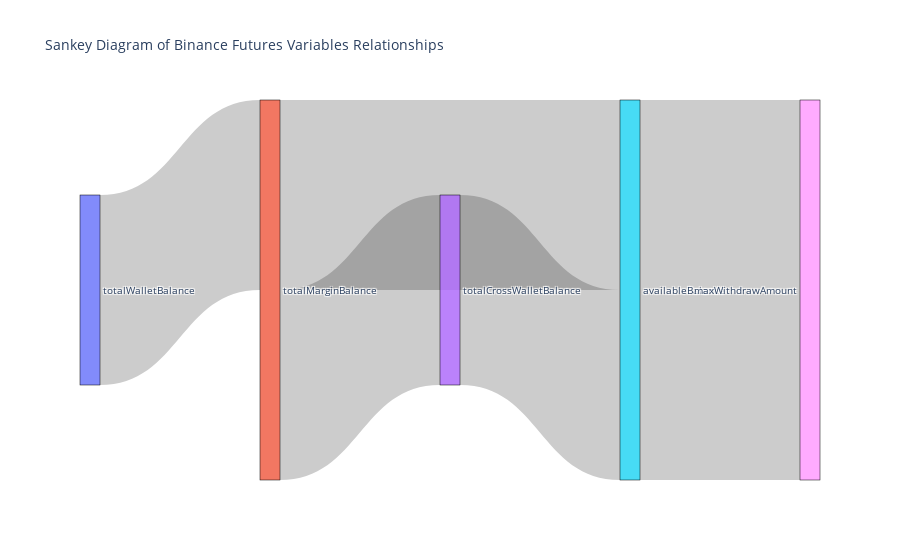

Write notebook code for a chart like this one.
### Code cell
import plotly.graph_objects as go

# Définir les nœuds et les liens pour le diagramme Sankey
nodes = [
    "totalWalletBalance",
    "totalMarginBalance",
    "totalUnrealizedProfit",
    "totalCrossWalletBalance",
    "totalCrossUnPnl",
    "availableBalance",
    "totalPositionInitialMargin",
    "totalOpenOrderInitialMargin",
    "maxWithdrawAmount"
]

links = [
    {"source": 0, "target": 1, "value": 23.72469206},
    {"source": 1, "target": 3, "value": 23.72469206},
    {"source": 2, "target": 1, "value": 0.00000000},
    {"source": 3, "target": 5, "value": 23.72469206},
    {"source": 4, "target": 3, "value": 0.00000000},
    {"source": 5, "target": 8, "value": 23.72469206},
    {"source": 1, "target": 5, "value": 23.72469206},
    {"source": 5, "target": 8, "value": 23.72469206},
    {"source": 6, "target": 5, "value": 0.00000000},
    {"source": 7, "target": 5, "value": 0.00000000}
]

# Créer le diagramme Sankey
fig = go.Figure(data=[go.Sankey(
    node=dict(
        pad=15,
        thickness=20,
        line=dict(color="black", width=0.5),
        label=nodes,
    ),
    link=dict(
        source=[link['source'] for link in links],
        target=[link['target'] for link in links],
        value=[link['value'] for link in links]
    )
)])

# Mettre à jour la disposition et afficher le graphique
fig.update_layout(title_text="Sankey Diagram of Binance Futures Variables Relationships", font_size=10)
fig.show()

### Figure 1 — Plotly figure (JSON) as saved in the notebook; plotly's stock layout.template omitted (floating-point values rounded to 4 significant figures)
{"data": [{"link": {"source": [0, 1, 2, 3, 4, 5, 1, 5, 6, 7, 1, 10, 11, 13, 9], "target": [1, 3, 1, 5, 3, 8, 5, 8, 5, 5, 10, 12, 6, 5, 10], "value": [23.72, 23.72, 0, 23.72, 0, 23.72, 23.72, 23.72, 0, 0, 0, 0, 0, 0, 0]}, "node": {"label": ["totalWalletBalance", "totalMarginBalance", "totalUnrealizedProfit", "totalCrossWalletBalance", "totalCrossUnPnl", "availableBalance", "totalPositionInitialMargin", "totalOpenOrderInitialMargin", "maxWithdrawAmount", "positionInitialMargin", "maintMargin", "initialMargin", "openOrderInitialMargin", "unrealizedProfit"], "line": {"color": "black", "width": 0.5}, "pad": 15, "thickness": 20}, "type": "sankey"}], "layout": {"font": {"size": 10}, "title": {"text": "Sankey Diagram of Binance Futures Variables Relationships"}}}
